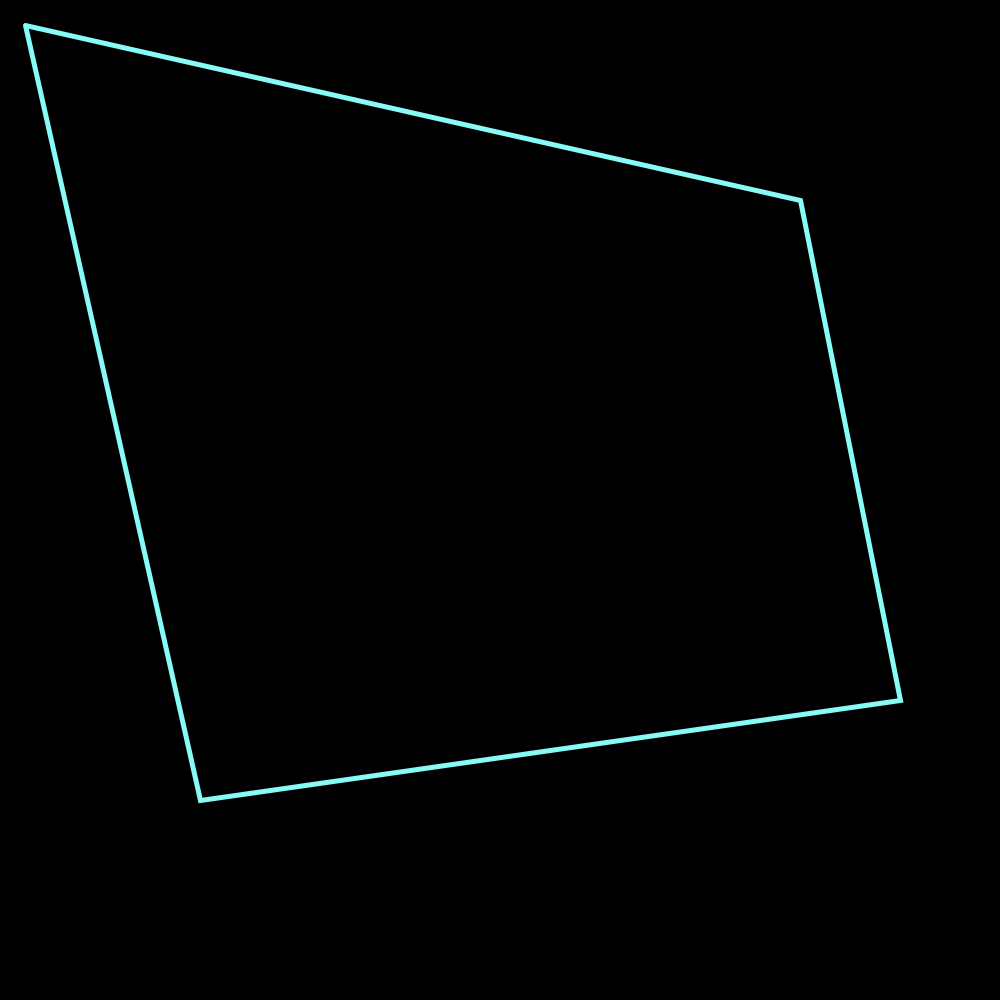
Frame 1 (no input)
Frame 60 (the mouse pressed at the canvas centre just before this capture): identical to frame 1, image omitted
Frame 120 (the mouse held since frame 60 and released just before this capture): identical to frame 1, image omitted

The Processing sketch that drew this single still picture (run headless with seeded random() and noise(); from frame 60 on, the mouse is pressed at the canvas centre):

// Processing sketch: example07_shapes
// ── example07_shapes.pde
//example_07 shapes

void setup(){
  //set the size of the canvas
  size(1000,1000);
  //set the colorMode
  colorMode(RGB);
}

void draw(){
  //set the background color
  background(0,0,0);
 //set the stroke color 
 stroke(135,252,246);
 //set stroke weight
 strokeWeight(5);
 //set stroke join parameter
 //(options are MITER, BEVEL or Round)
 strokeJoin(MITER);
 //set to no fill
  noFill();
 //startshape
 beginShape();
 //add vertices which uses a single x,y coordinate pair for each 
 vertex(25,25);
 vertex(800,200);
 vertex(900,700);
 vertex(200,800);
 vertex(25,25);
 //end shape
 endShape();
}
